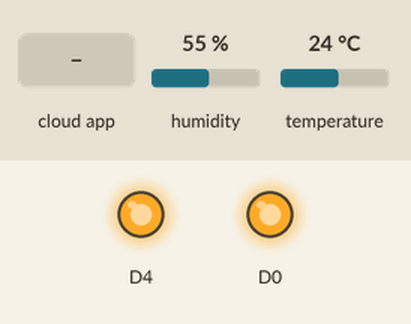
Bench run of a sketch on a simulated ESP8266 (NodeMCU). On the bench: output pins drawn as LEDs (lit = HIGH). The test bench sets the inputs (shaded band); at power-on: humidity 55 %, temperature 24 °C. What the sketch prints to the serial monitor is not drawn.

Above: at 2.7 s.
2.8 s: the phone or cloud app sets 0 to 1
At 4.4 s:
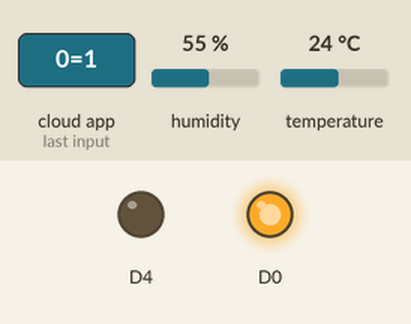
5.0 s: the phone or cloud app sets 3 to 1
At 6.7 s:
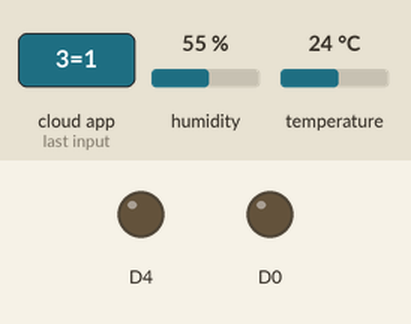
7.0 s: the phone or cloud app sets 0 to 0
At 8.0 s:
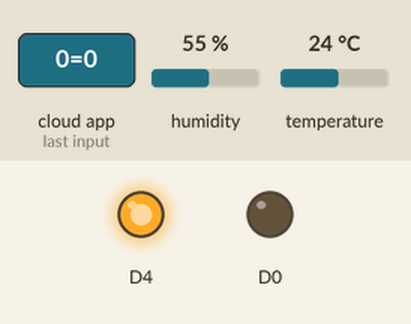
9.0 s: the phone or cloud app sets 3 to 0
At 10.5 s:
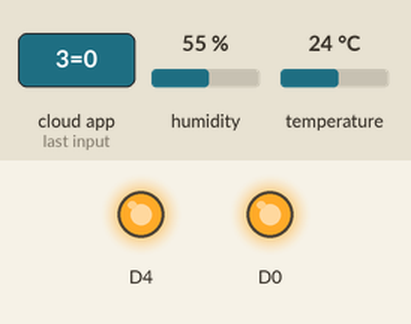
Timing chart, 0 to 12.0 s (numbered marks = the images above; inputs shaded):
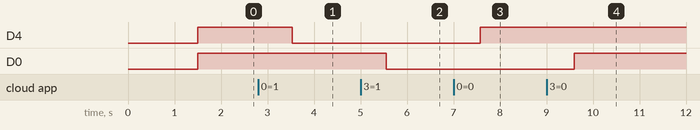

The sketch:

ESP8266-cayenne.ino
```cpp
// This example shows how to connect to Cayenne using an ESP8266 and send/receive sample data.
// Make sure you install the ESP8266 Board Package via the Arduino IDE Board Manager and select the correct ESP8266 board before compiling.

#define CAYENNE_DEBUG
//#define CAYENNE_PRINT Serial
#include <CayenneMQTTESP8266.h>

#include<DHT.h>

// WiFi network info.
char ssid[] = "Nokia 6";
char wifiPassword[] = "pass@123";

// Cayenne authentication info. This should be obtained from the Cayenne Dashboard.
char username[] = "9f67e47xxxxxxxxxxxxxxxxeb-7d0b45aada7b";
char password[] = "2fe69e0axxxxxxxxxxxxxxxxfd0351ca2ca5c7";
char clientID[] = "a177ffcxxxxxxxxxxxxxxxxxxxb3b29283a596";

DHT dht(D2, DHT11);

void setup() {
	Serial.begin(9600);
	Cayenne.begin(username, password, clientID, ssid, wifiPassword);
pinMode(D4,OUTPUT);
digitalWrite(D4,HIGH);
pinMode(D0,OUTPUT);
digitalWrite(D0,HIGH);

}

void loop() {
	Cayenne.loop();
 float temp = dht.readTemperature();
  float hum = dht.readHumidity();
  Cayenne.virtualWrite(1,temp,TYPE_TEMPERATURE, UNIT_CELSIUS);
  Cayenne.virtualWrite(2,hum,TYPE_RELATIVE_HUMIDITY, UNIT_PERCENT);

//*********************************************************************************************************************************************************//
   Serial.print(temp);
   Serial.print(hum);

}

// Default function for sending sensor data at intervals to Cayenne.
// You can also use functions for specific channels, e.g CAYENNE_OUT(1) for sending channel 1 data.
CAYENNE_IN(0)
{

  digitalWrite(D4, !getValue.asInt());


}
CAYENNE_IN(3)
{

  digitalWrite(D0, !getValue.asInt());
}
```

Measured:
- after the input at 2.8 s, D4: HIGH → LOW after 0.73 s
- after the input at 5.0 s, D0: HIGH → LOW after 0.55 s
- after the input at 7.0 s, D4: LOW → HIGH after 0.58 s
- after the input at 9.0 s, D0: LOW → HIGH after 0.60 s
